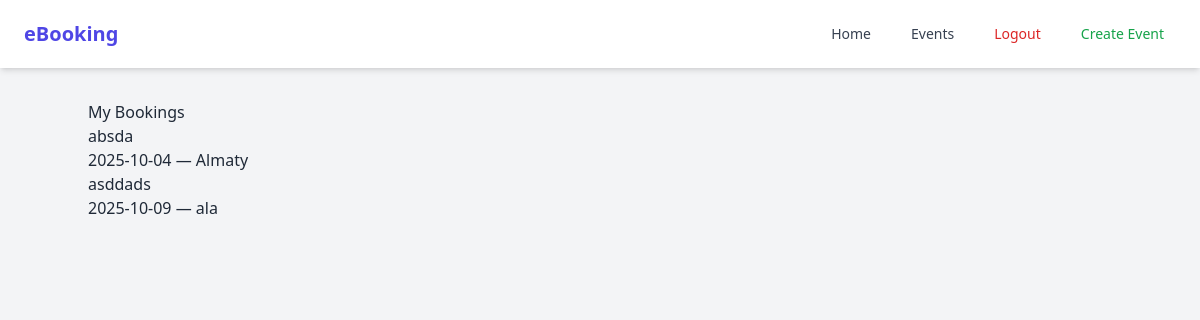
/my_bookings (signed in), run on an earlier commit of the app's database.
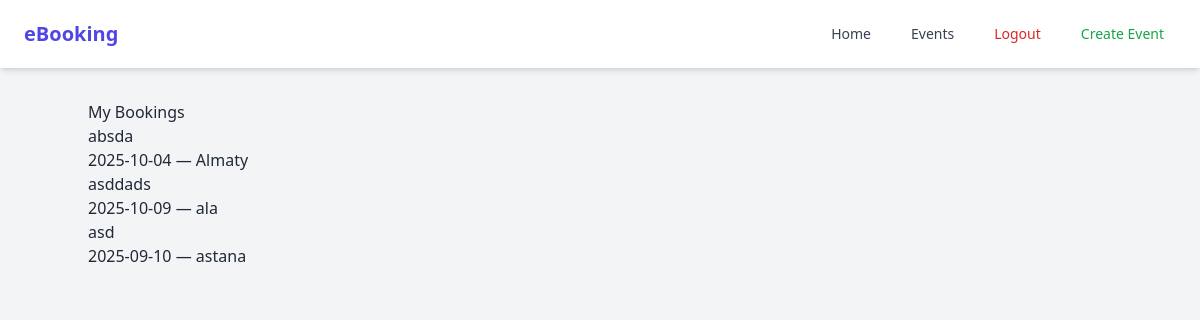
And on a later commit of the database.
### app/models.py (models this page shows, shortened)
class Event(db.Model):
    event_id: so.Mapped[int] = so.mapped_column(primary_key=True)
    title: so.Mapped[str] = so.mapped_column(sa.String(128), index=True, unique=True)
    description: so.Mapped[str] = so.mapped_column(sa.String(256), index=True)
    date: so.Mapped[datetime.date] = so.mapped_column(sa.Date)
    location: so.Mapped[str] = so.mapped_column(sa.String(30))
    total_seats: so.Mapped[int] = so.mapped_column()
    seats_left: so.Mapped[int] = so.mapped_column(default=0)
    created_by: so.Mapped[str] = so.mapped_column(sa.String(64))
    bookings: so.Mapped[list["Booking"]] = so.relationship(back_populates="event",
                                                           cascade="all, delete-orphan")

### app/routes.py (the view)
@app.route('/my_bookings')
@login_required
def my_bookings():
    my_events = Event.query.join(Booking).filter(Booking.user_id == current_user.id).all()
    return render_template('my_bookings.html', events=my_events)

### app/models.py (called while the page is built)
@login.user_loader
def load_user(id):
    return db.session.get(User, int(id))

### app/templates/my_bookings.html
{% extends 'base.html' %}
{% block content %}
    <h2>My Bookings</h2>
    <ul>
    {% for event in events %}
        <li>
            <h2>
                <a href="{{ url_for('event_detail', event_id=event.event_id) }}">
                    {{ event.title }}
                </a>
            </h2>
            <p>{{ event.date }} — {{ event.location }}</p>
        </li>
    {% endfor %}
    </ul>
{% endblock %}

What changed in the data, as far as the page shows it:
now on this page (row edited): Event: title "asd", date "2025-09-10", location "astana"
